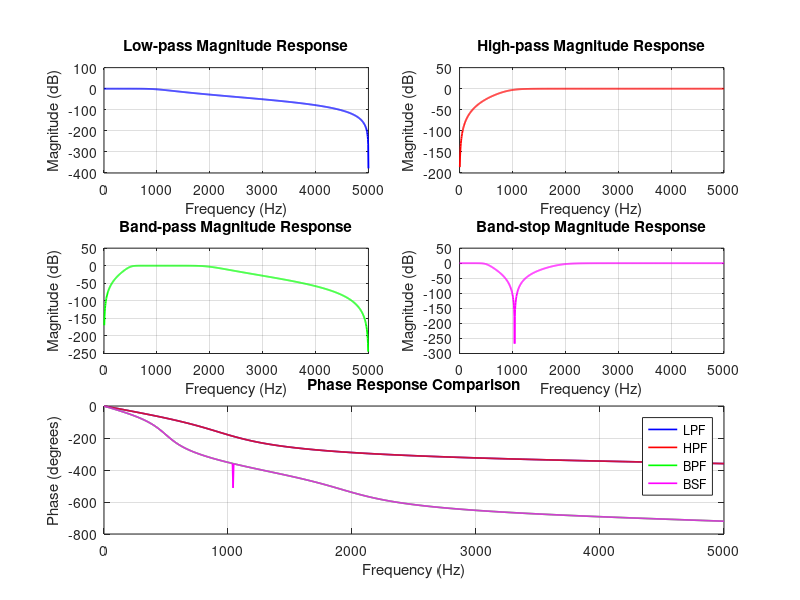
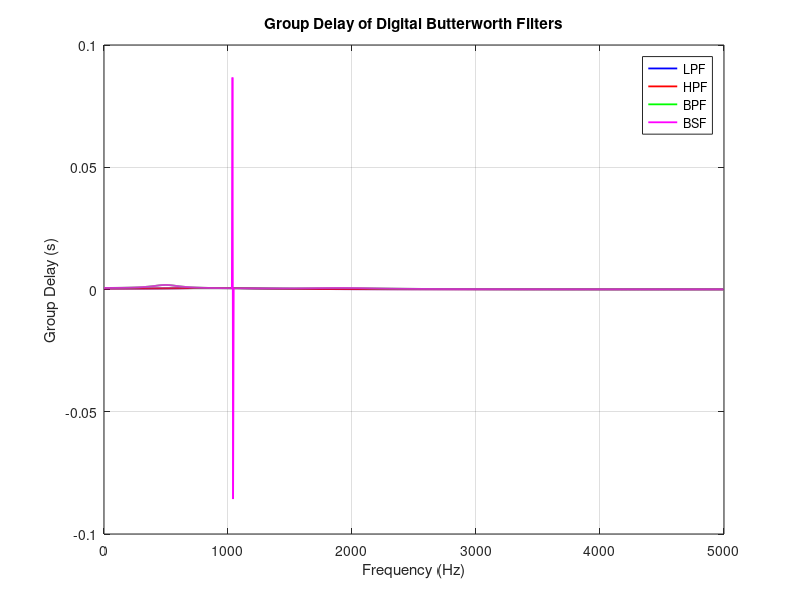
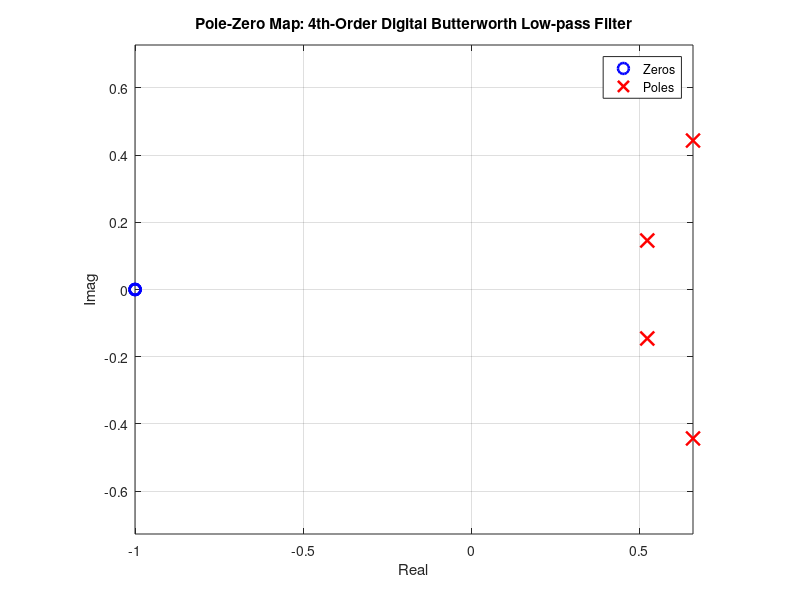

These charts were generated, in order, by the following MATLAB code:
% Digital Butterworth filter -> Magnitude, Phase, Group Delay, Pole - Zero Map

clear;
close all;
clc;

fs = 10000;
n = 4;
f = linspace(0, fs/2, 1024);

f_cut = 1000;
[b_lp, a_lp] = butter(n, f_cut/(fs/2), 'low');
H_lp = freqz(b_lp, a_lp, f, fs);

[b_hp, a_hp] = butter(n, f_cut/(fs/2), 'high');
H_hp = freqz(b_hp, a_hp, f, fs);

f1 = 500; f2 = 2000;
[b_bp, a_bp] = butter(n, [f1 f2]/(fs/2), 'bandpass');
H_bp = freqz(b_bp, a_bp, f, fs);

[b_bs, a_bs] = butter(n, [f1 f2]/(fs/2), 'stop');
H_bs = freqz(b_bs, a_bs, f, fs);

figure('Name','Digital Butterworth Filters','Position',[100 100 1200 800]);

subplot(3,2,1);
plot(f, 20*log10(abs(H_lp)),'b','LineWidth',1.3); grid on;
title('Low-pass Magnitude Response'); xlabel('Frequency (Hz)'); ylabel('Magnitude (dB)');

subplot(3,2,2);
plot(f, 20*log10(abs(H_hp)),'r','LineWidth',1.3); grid on;
title('High-pass Magnitude Response'); xlabel('Frequency (Hz)'); ylabel('Magnitude (dB)');

subplot(3,2,3);
plot(f, 20*log10(abs(H_bp)),'g','LineWidth',1.3); grid on;
title('Band-pass Magnitude Response'); xlabel('Frequency (Hz)'); ylabel('Magnitude (dB)');

subplot(3,2,4);
plot(f, 20*log10(abs(H_bs)),'m','LineWidth',1.3); grid on;
title('Band-stop Magnitude Response'); xlabel('Frequency (Hz)'); ylabel('Magnitude (dB)');

subplot(3,2,[5 6]);
plot(f, unwrap(angle(H_lp))*180/pi,'b','LineWidth',1.2); hold on;
plot(f, unwrap(angle(H_hp))*180/pi,'r','LineWidth',1.2);
plot(f, unwrap(angle(H_bp))*180/pi,'g','LineWidth',1.2);
plot(f, unwrap(angle(H_bs))*180/pi,'m','LineWidth',1.2);
grid on;
title('Phase Response Comparison'); xlabel('Frequency (Hz)'); ylabel('Phase (degrees)');
legend('LPF','HPF','BPF','BSF','Location','best');

phi_lp = unwrap(angle(H_lp)); gd_lp = -diff(phi_lp)./diff(2*pi*f);
phi_hp = unwrap(angle(H_hp)); gd_hp = -diff(phi_hp)./diff(2*pi*f);
phi_bp = unwrap(angle(H_bp)); gd_bp = -diff(phi_bp)./diff(2*pi*f);
phi_bs = unwrap(angle(H_bs)); gd_bs = -diff(phi_bs)./diff(2*pi*f);

figure('Name','Group Delay (Digital Butterworth)','Position',[100 100 900 500]);
plot(f(1:end-1), gd_lp,'b','LineWidth',1.3); hold on;
plot(f(1:end-1), gd_hp,'r','LineWidth',1.3);
plot(f(1:end-1), gd_bp,'g','LineWidth',1.3);
plot(f(1:end-1), gd_bs,'m','LineWidth',1.3);
grid on; title('Group Delay of Digital Butterworth Filters');
xlabel('Frequency (Hz)'); ylabel('Group Delay (s)');
legend('LPF','HPF','BPF','BSF','Location','best');

p_lp = roots(a_lp);
z_lp = roots(b_lp);

figure('Name','Pole-Zero Map (Digital Butterworth)','Position',[200 200 600 500]);
plot(real(z_lp), imag(z_lp), 'o', 'MarkerSize', 8, 'LineWidth', 1.8, 'Color', 'b'); hold on;
plot(real(p_lp), imag(p_lp), 'x', 'MarkerSize', 10, 'LineWidth', 1.8, 'Color', 'r');
grid on; axis equal;
xlabel('Real'); ylabel('Imag');
title('Pole-Zero Map: 4th-Order Digital Butterworth Low-pass Filter');
legend('Zeros','Poles','Location','best');
